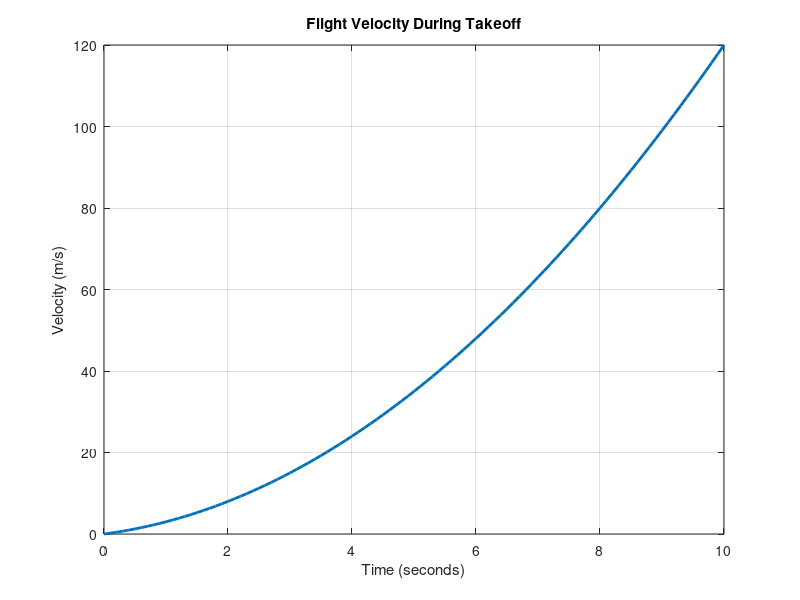

The MATLAB script that drew this image:
% Flight Velocity Modeling Example

% Parameters
acceleration = 2;
initial_velocity = 0;
time_to_takeoff = 10;

% Time vector
t = 0:0.1:time_to_takeoff;

velocity = initial_velocity + acceleration * t + 0.5 * acceleration * t.^2;

% Plotting the results
plot(t, velocity, 'LineWidth', 2);
title('Flight Velocity During Takeoff');
xlabel('Time (seconds)');
ylabel('Velocity (m/s)');
grid on;

% Save the plot as an image file (e.g., PNG)
saveas(gcf, 'output_plot.png');
